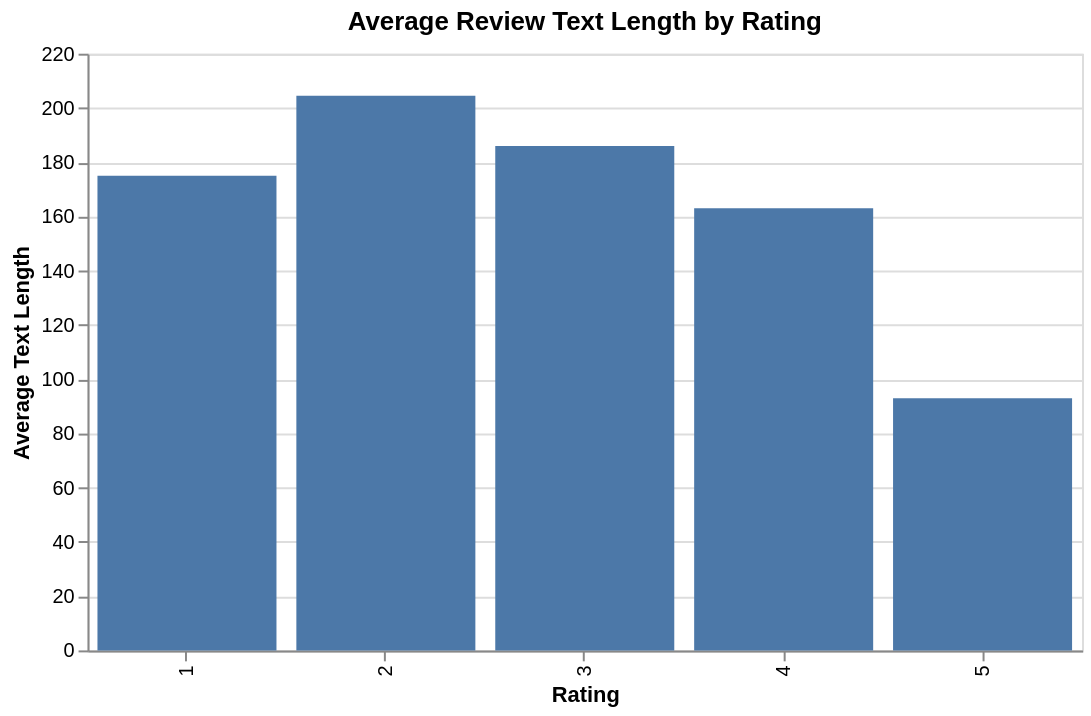

Write notebook code for a chart like this one.
### Code cell
import altair as alt

alt.Chart(plot_df).mark_bar().encode(
    x=alt.X("rating:O", title="Rating"),
    y=alt.Y("median_text_len:Q", title="Average Text Length"),
    tooltip=["rating", "median_text_len", "n"],
).properties(width=500, height=300, title="Average Review Text Length by Rating")

### Figure 1 — Vega-Lite specification as saved in the notebook (floating-point values rounded to 4 significant figures)
{"config": {"view": {"continuousWidth": 300, "continuousHeight": 300}}, "data": {"name": "data-5b25f2c57e3d70657a3c247f2124c123"}, "mark": {"type": "bar"}, "encoding": {"tooltip": [{"field": "rating", "type": "quantitative"}, {"field": "median_text_len", "type": "quantitative"}, {"field": "n", "type": "quantitative"}], "x": {"field": "rating", "title": "Rating", "type": "ordinal"}, "y": {"field": "median_text_len", "title": "Average Text Length", "type": "quantitative"}}, "height": 300, "title": "Average Review Text Length by Rating", "width": 500, "$schema": "https://vega.github.io/schema/vega-lite/v6.1.0.json", "datasets": {"data-5b25f2c57e3d70657a3c247f2124c123": [{"rating": 1.0, "median_text_len": 175.0, "n": 1483}, {"rating": 2.0, "median_text_len": 204.5, "n": 624}, {"rating": 3.0, "median_text_len": 186.0, "n": 1139}, {"rating": 4.0, "median_text_len": 163.0, "n": 2304}, {"rating": 5.0, "median_text_len": 93.0, "n": 14449}]}}
